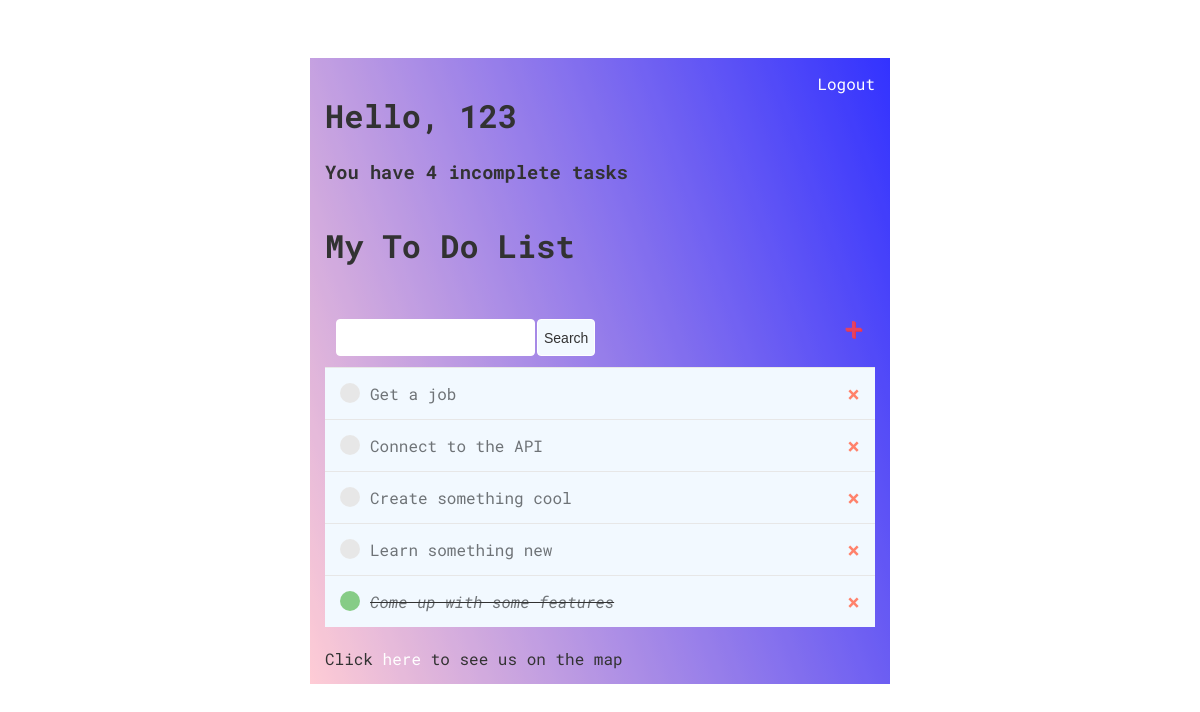
Screenshot of / (signed in) with the database file from the repository.
### base/models.py (models this page shows, shortened)
class Task(models.Model):
    user = models.ForeignKey(User, on_delete=models.CASCADE, null=True, blank=True)
    title = models.CharField(max_length=200)
    description = models.TextField(null=True, blank=True)
    complete = models.BooleanField(default=False)
    create = models.DateTimeField(auto_now_add=True)
    class Meta:
        ordering = ['complete']     # order it by this value

### base/views.py (the view)
# urls.py: path('', TaskList.as_view(), name='tasks'),                                     # looks for task_list.html in templates/base
class TaskList(LoginRequiredMixin, ListView):
    model = Task
    context_object_name = 'tasks'       # instead of object_list
    def get_context_data(self, **kwargs):
        context = super().get_context_data(**kwargs)
        context['tasks'] = context['tasks'].filter(user=self.request.user)      # every user can see only his tasks
        context['count'] = context['tasks'].filter(complete=False).count()
        search_input = self.request.GET.get('search-area') or ''
        if search_input:
            context['tasks'] = context['tasks'].filter(
                title__icontains=search_input)
        context['search_input'] = search_input
        return context

### base/templates/base/task_list.html (shortened to what this page needs)
{% extends 'base/main.html' %}
{% block content %}
<div class="header-bar">
    <div>
        <h1>Hello, {{request.user|title}}</h1>
        <h3>You have {{count}} incomplete task{{count|pluralize:"s"}}</h3>
    </div>
{% if request.user.is_authenticated %}
<a href='{% url 'logout' %}'>Logout</a>
{% else %}
<a href='{% url 'login' %}'>Login</a>
{% endif %}
</div>
<h1>My To Do List</h1>
<div id="search-add-wrapper">
    <form method="get" style="margin-top: 20px; display:flex;">
        <input type="text" value="{{search_input}}" name="search-area">
        <input class="button" type="submit" value="Search">
    </form>
    <a id="add-link" href="{% url 'task-create' %}">&#43;</a>
</div>
<div class="task-items-wrapper">
    {% for task in tasks %}
    <div class="task-wrapper">
        {% if task.complete %}
        <div class="task-title">
            <div class="task-complete-icon"></div>
            <i><s><a href="{% url 'task-update' task.id %}">{{task.title}}</a></s></i>
        </div>
        <a class="delete-link" href="{% url 'task-delete' task.id %}">&#215;</a>
        {% else %}
        <div class="task-title">
            <div class="task-incomplete-icon"></div>
            <a href="{% url 'task-update' task.id %}">{{task.title}}</a>
        </div>
        <a class="delete-link" href="{% url 'task-delete' task.id %}">&#215;</a>
        {% endif %}
    </div>
    {% empty %}
        <h3>No items in list</h3>
    {% endfor %}
</div>
<br>Click <a href="{% url 'map' %}">here</a> to see us on the map
{% endblock content %}

### base/templates/base/main.html (style rules this page uses)
a { text-decoration: none; color:white; }
body { font-family: 'Roboto Mono', monospace; padding-top: 50px; }
.header-bar { display:flex; justify-content: space-between; }
.header-bar a { color: white; text-decoration: none; }
.task-wrapper { display: flex; align-items: center; justify-content: space-between; padding: 15px; background-color: aliceblue; border-top: 1px solid rgb(226, 226, 226); }
.task-title { display: flex; }
.task-title a { text-decoration: none; color: #4b5156; margin-left: 10px; }
.task-complete-icon { height: 20px; width: 20px; background-color: rgb(105, 192, 105); border-radius: 50%; }
.task-incomplete-icon { height: 20px; width: 20px; background-color: rgb(226, 226, 226); border-radius: 50%; }
.delete-link { text-decoration: none; font-weight: 900; color:tomato; font-size: 22px; line-height: 0; }
#search-add-wrapper { display:flex; justify-content: space-between; align-items: center; padding: 10px; }
#add-link { color:crimson; text-decoration: none; padding: 2px; font-size:32px; text-shadow: 1px 1px red; }
input[type=text], input[type=password], textarea { margin: 1px 1px 1px 1px; border: 1px solid white; border-radius: 4px; padding: 10px; width: 90%; }
.button { font-size: 14px; margin: 1px 1px 1px 1px; border: 1px solid white; background-color: aliceblue; border-radius: 4px; cursor: pointer; }

### rows the page displays
Task: title "Get a job"
Task: title "Connect to the API"
Task: title "Create something cool"
Task: title "Learn something new"
Task: title "Come up with some features"

### other values shown
{{ request.user|title }} "123"
{{ count }} "4"
